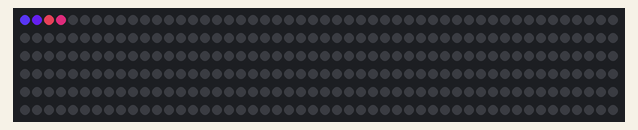
A sketch run on a simulated Arduino Uno, built with avr-gcc and run on an emulated ATmega328P. Shown: 300 RGB LEDs in strip order, left to right, continuing on the next row. Random numbers use the default seed unless the sketch sets one.

Above: at 0.14 s.
At 4.23 s:
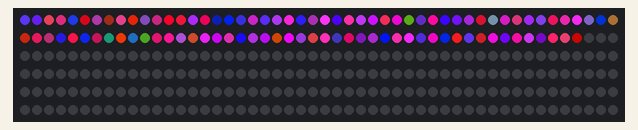
At 9.92 s:
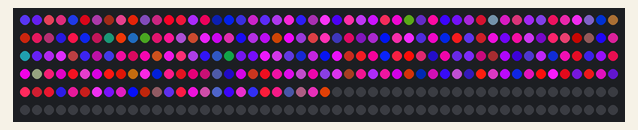
At 19.81 s:
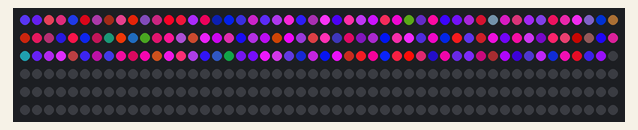
At 29.67 s:
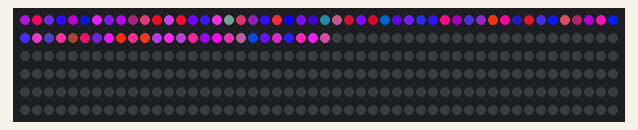
At 39.46 s:
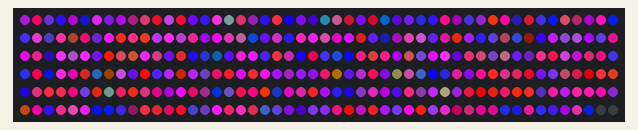

The sketch:

0_0_2.ino
```cpp
#include <FastLED.h>

#define LED_PIN 5
#define NUM_LEDS 300

CRGB leds[NUM_LEDS];

byte del = 20;

void setup() {
  FastLED.addLeds<WS2812B, LED_PIN, GRB>(leds, NUM_LEDS);
}

void loop() {
  tracer(1);
}

void tracer(bool bounce){ // One LED on at a time, going down the whole strip
  if(bounce == 0){ // one time and then restarts
    for(int i = 0; i < NUM_LEDS; i++){
      leds[i] = CRGB(255, 255, 255);
      FastLED.show();
      delay(del);
      leds[i] = CRGB(0, 0, 0);
      FastLED.show();
    }
  }
  else{ // goes back and forth
    for(int i = 0; i < NUM_LEDS; i++){
      byte r = byte(random(256) * 2); byte g = byte(random(256) * .2); byte b = byte(random(256));
      leds[i] = CRGB(r, g, b);
      FastLED.show();
      delay(del);
      FastLED.show();
    }
    for(int i = 299; i >= 0; i--){
      leds[i] = CRGB(0, 0, 0);
      FastLED.show();
      delay(del);
      FastLED.show();
    }
  }
}
```
